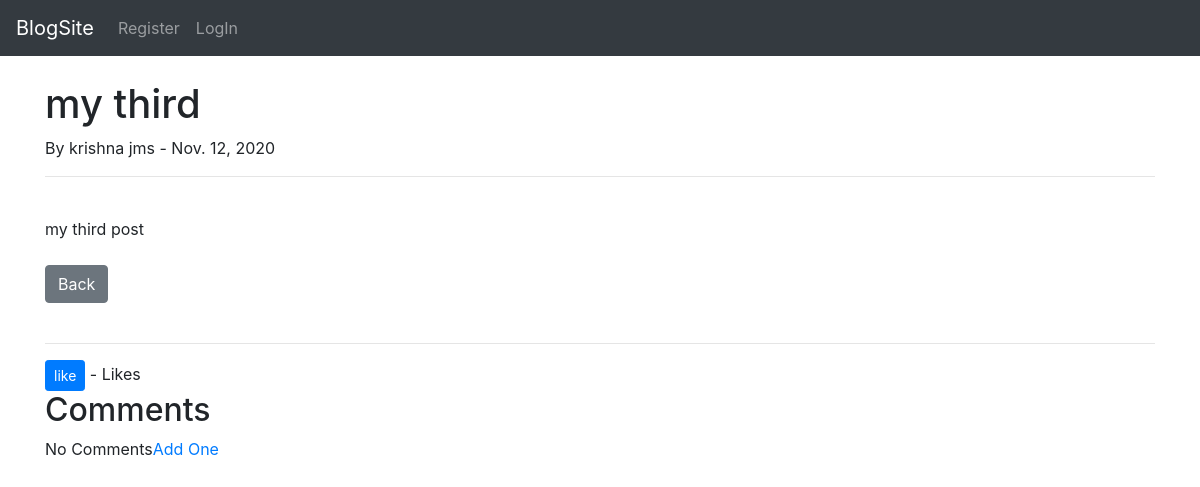
Page /article/3 on the committed database.
### theblog/models.py (models this page shows, shortened)
class Post(models.Model):
    title = models.CharField(max_length=255)
    title_tag = models.CharField(max_length=255)
    author = models.ForeignKey(User, on_delete=models.CASCADE)
    body = models.TextField()
    post_date = models.DateField(auto_now_add=True)
    likes = models.ManyToManyField(User, related_name='blog_posts')

### theblog/views.py (the view)
# urls.py: path('article/<int:pk>',ArticleDetailView.as_view(), name='article-detail'),
class ArticleDetailView(DetailView):
    model = Post
    template_name = 'article_details.html'

### theblog/templates/article_details.html (shortened to what this page needs)
{% extends 'base.html' %}
{% block content %}
<h1>{{ post.title }}</h1>
By {{ post.author.first_name }}
    {{ post.author.last_name }}
    - {{ post.post_date }}
    <br/>
    <hr>
    <br/>
{{ post.body }}
<br/><br/>
<a href="{% url 'home' %}" class="btn btn-secondary">Back</a>
    <br/> <br/>
    <hr>
    <form action="{% url 'like_post' post.pk %}" method="POST">
    <button type="submit" name="post_id", value="{{ post.id }}", class="btn btn-primary btn-sm">like</button>
    - {{ total_likes }}Likes
    </form>
    <h2>Comments</h2>
    {% if not post.comments.all %}
        No Comments<a href="{% url 'add_comment' post.pk %}">Add One</a>
    {% endif %}
{% endblock %}

### rows in the picture
Post: title "my third", author.first_name "krishna", author.last_name "jms", post_date "Nov. 12, 2020", body "my third post"
